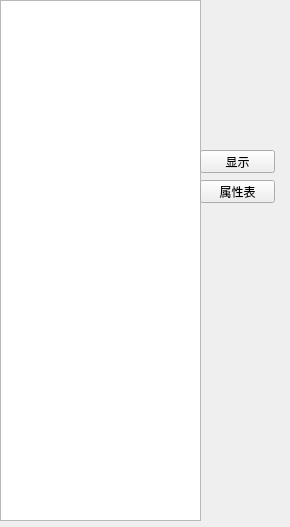
<?xml version="1.0" encoding="UTF-8"?>
<ui version="4.0">
 <class>Form</class>
 <widget class="QWidget" name="Form">
  <property name="geometry">
   <rect>
    <x>0</x>
    <y>0</y>
    <width>290</width>
    <height>527</height>
   </rect>
  </property>
  <property name="windowTitle">
   <string>数据集</string>
  </property>
  <widget class="QTreeView" name="treeView">
   <property name="geometry">
    <rect>
     <x>0</x>
     <y>0</y>
     <width>201</width>
     <height>521</height>
    </rect>
   </property>
  </widget>
  <widget class="QPushButton" name="showview">
   <property name="geometry">
    <rect>
     <x>200</x>
     <y>150</y>
     <width>75</width>
     <height>23</height>
    </rect>
   </property>
   <property name="contextMenuPolicy">
    <enum>Qt::CustomContextMenu</enum>
   </property>
   <property name="text">
    <string>显示</string>
   </property>
  </widget>
  <widget class="QPushButton" name="pushButton_2">
   <property name="geometry">
    <rect>
     <x>200</x>
     <y>180</y>
     <width>75</width>
     <height>23</height>
    </rect>
   </property>
   <property name="text">
    <string>属性表</string>
   </property>
  </widget>
 </widget>
 <resources/>
 <connections>
  <connection>
   <sender>showview</sender>
   <signal>clicked()</signal>
   <receiver>Form</receiver>
   <slot>showdata()</slot>
   <hints>
    <hint type="sourcelabel">
     <x>269</x>
     <y>158</y>
    </hint>
    <hint type="destinationlabel">
     <x>251</x>
     <y>91</y>
    </hint>
   </hints>
  </connection>
  <connection>
   <sender>pushButton_2</sender>
   <signal>clicked()</signal>
   <receiver>Form</receiver>
   <slot>showtable()</slot>
   <hints>
    <hint type="sourcelabel">
     <x>238</x>
     <y>201</y>
    </hint>
    <hint type="destinationlabel">
     <x>241</x>
     <y>261</y>
    </hint>
   </hints>
  </connection>
 </connections>
 <slots>
  <slot>showdata()</slot>
  <slot>showtable()</slot>
 </slots>
</ui>
